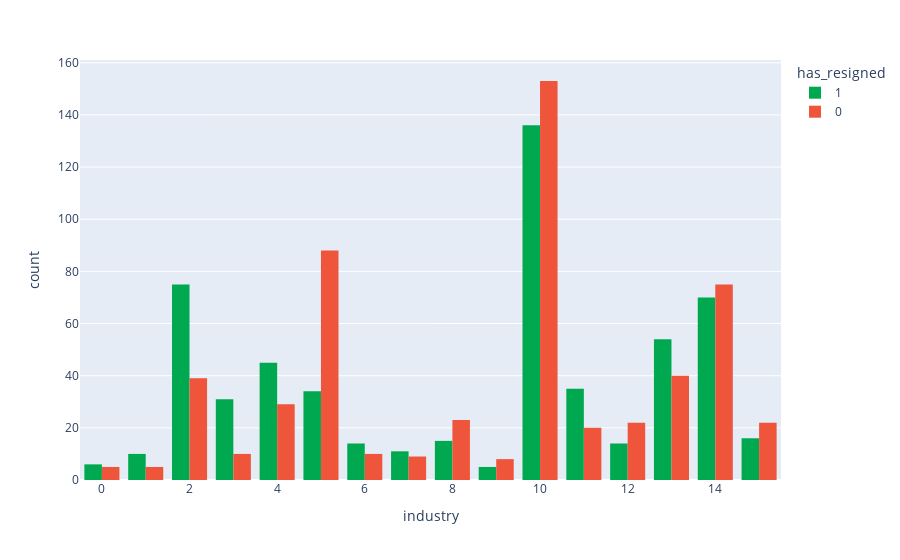

The code cell stored with this chart in its notebook:
### Markdown cell above
As anticipated, age and experience (time) both lack strong correlations with employees resigning.

### Code cell
fig = px.histogram(df, x="industry", color='has_resigned', barmode='group',color_discrete_sequence=['#00A950', '#EF553B'])
fig.show()

### Figure 1 — Plotly figure (JSON) as saved in the notebook; plotly's stock layout.template omitted (floating-point values rounded to 4 significant figures; data arrays with more than 128 entries replaced by an {"elided": "..."} marker saying what was removed)
{"data": [{"alignmentgroup": "True", "bingroup": "x", "hovertemplate": "has_resigned=1<br>industry=%{x}<br>count=%{y}<extra></extra>", "legendgroup": "1", "marker": {"color": "#00A950", "pattern": {"shape": ""}}, "name": "1", "offsetgroup": "1", "orientation": "v", "showlegend": true, "type": "histogram", "x": {"elided": "571 int values"}, "xaxis": "x", "yaxis": "y"}, {"alignmentgroup": "True", "bingroup": "x", "hovertemplate": "has_resigned=0<br>industry=%{x}<br>count=%{y}<extra></extra>", "legendgroup": "0", "marker": {"color": "#EF553B", "pattern": {"shape": ""}}, "name": "0", "offsetgroup": "0", "orientation": "v", "showlegend": true, "type": "histogram", "x": {"elided": "558 int values"}, "xaxis": "x", "yaxis": "y"}], "layout": {"barmode": "group", "legend": {"title": {"text": "has_resigned"}, "tracegroupgap": 0}, "margin": {"t": 60}, "xaxis": {"anchor": "y", "domain": [0, 1], "title": {"text": "industry"}}, "yaxis": {"anchor": "x", "domain": [0, 1], "title": {"text": "count"}}}}
